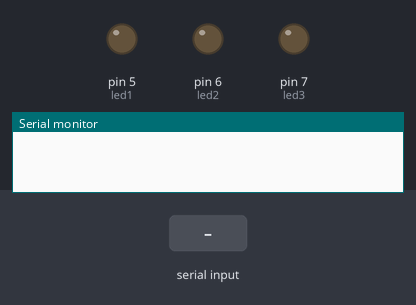
The sketch below on a simulated Arduino Uno, built with avr-gcc and run on an emulated ATmega328P. Shown: output pins drawn as LEDs (lit = HIGH), the last lines printed to the serial monitor. The inputs (shaded band) are chosen by the test bench.

Above: at 1.2 s.
1.3 s: "5" received over the second serial link
At 2.3 s:
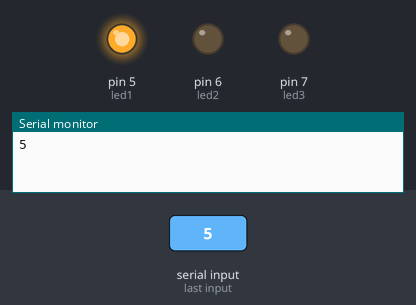
2.8 s: "6" received over the second serial link
At 3.4 s:
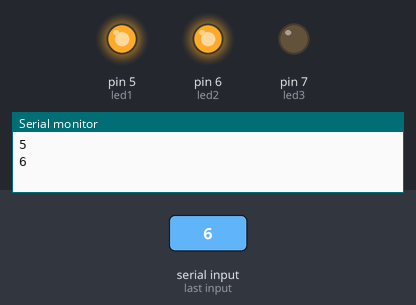
4.3 s: "1" received over the second serial link
At 4.6 s:
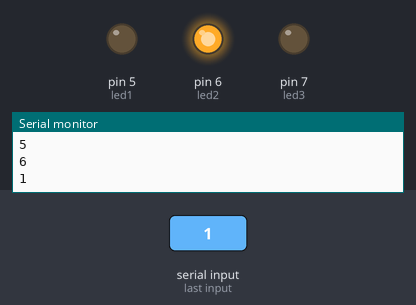
5.8 s: "7" received over the second serial link
At 6.9 s:
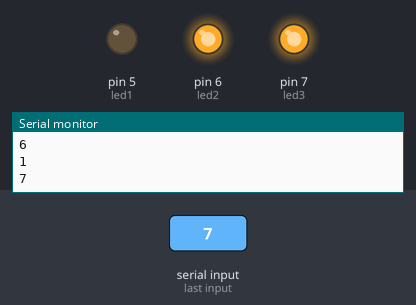
7.3 s: "2" received over the second serial link
At 8.1 s:
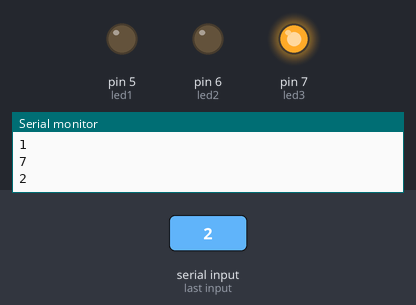
8.8 s: "9" received over the second serial link
At 9.2 s:
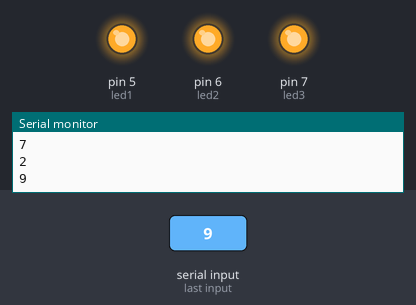
Timing chart, 0 to 30.3 s (numbered marks = the images above; inputs shaded):
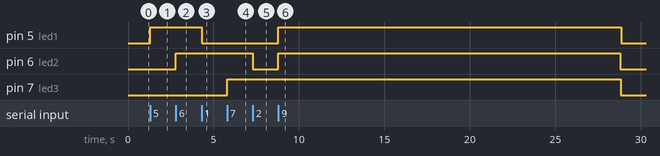

Measured:
- after the input at 1.3 s, pin 5 (led1): LOW → HIGH at once
- after the input at 2.8 s, pin 6 (led2): LOW → HIGH at once
- after the input at 4.3 s, pin 5 (led1): HIGH → LOW at once
- after the input at 5.8 s, pin 7 (led3): LOW → HIGH at once
- after the input at 7.3 s, pin 6 (led2): HIGH → LOW at once
- after the input at 8.8 s, pin 5 (led1), pin 6 (led2): LOW → HIGH at once, → LOW 20.0 s later; pin 7 (led3): HIGH → LOW after 20.0 s instead of 17.0 s

The sketch:

io2.ino
```cpp
#include <SoftwareSerial.h>

// Set up SoftwareSerial for HC-05 Bluetooth module
SoftwareSerial bluetooth(10, 11); // RX = 10, TX = 11

// Define LED pins
int led1 = 5;
int led2 = 6;
int led3 = 7;

// Track when LEDs were turned on
unsigned long led1OnTime = 0;
unsigned long led2OnTime = 0;
unsigned long led3OnTime = 0;

// Define the duration for the LEDs to stay on (20 seconds = 20000 milliseconds)
const unsigned long ledDuration = 20000;

void setup() {
  // Initialize the LEDs as output
  pinMode(led1, OUTPUT);
  pinMode(led2, OUTPUT);
  pinMode(led3, OUTPUT);

  // Start serial communication for debugging
  Serial.begin(9600);

  // Start serial communication with the Bluetooth module
  bluetooth.begin(9600);

  // Initial state of LEDs (all off)
  digitalWrite(led1, LOW);
  digitalWrite(led2, LOW);
  digitalWrite(led3, LOW);
}

void loop() {
  // Check if data is available from the Bluetooth module
  if (bluetooth.available()) {
    // Read the incoming data
    char receivedChar = bluetooth.read();

    // Print received data for debugging purposes
    Serial.println(receivedChar);

    // Control LEDs based on the received character
    switch(receivedChar) {
      case '5': // Turn on 1st LED
        digitalWrite(led1, HIGH);
        led1OnTime = millis();  // Record the time when the 1st LED was turned on
        bluetooth.println("1st light ON");
        break;
      case '1': // Turn off 1st LED
        digitalWrite(led1, LOW);
        bluetooth.println("1st light OFF");
        break;
      case '6': // Turn on 2nd LED
        digitalWrite(led2, HIGH);
        led2OnTime = millis();  // Record the time when the 2nd LED was turned on
        bluetooth.println("2nd light ON");
        break;
      case '2': // Turn off 2nd LED
        digitalWrite(led2, LOW);
        bluetooth.println("2nd light OFF");
        break;
      case '7': // Turn on 3rd LED
        digitalWrite(led3, HIGH);
        led3OnTime = millis();  // Record the time when the 3rd LED was turned on
        bluetooth.println("3rd light ON");
        break;
      case '3': // Turn off 3rd LED
        digitalWrite(led3, LOW);
        bluetooth.println("3rd light OFF");
        break;
      case '9': // Turn on all LEDs
        digitalWrite(led1, HIGH);
        digitalWrite(led2, HIGH);
        digitalWrite(led3, HIGH);
        led1OnTime = millis();  // Record the time when all LEDs were turned on
        led2OnTime = millis();
        led3OnTime = millis();
        bluetooth.println("All lights ON");
        break;
      case '0': // Turn off all LEDs
        digitalWrite(led1, LOW);
        digitalWrite(led2, LOW);
        digitalWrite(led3, LOW);
        bluetooth.println("All lights OFF");
        break;
      default:
        bluetooth.println("Invalid command");
        break;
    }
  }

  // Automatically turn off LEDs after 20 seconds if they are on
  if (digitalRead(led1) == HIGH && (millis() - led1OnTime >= ledDuration)) {
    digitalWrite(led1, LOW);
    bluetooth.println("1st light OFF (auto)");
  }

  if (digitalRead(led2) == HIGH && (millis() - led2OnTime >= ledDuration)) {
    digitalWrite(led2, LOW);
    bluetooth.println("2nd light OFF (auto)");
  }

  if (digitalRead(led3) == HIGH && (millis() - led3OnTime >= ledDuration)) {
    digitalWrite(led3, LOW);
    bluetooth.println("3rd light OFF (auto)");
  }
}
```
